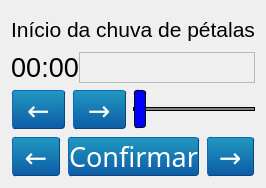
         <widget class="QWidget" name="tab_config_video">
          <attribute name="title">
           <string>Vídeo</string>
          </attribute>
          <layout class="QGridLayout" name="gridLayout_26" rowstretch="0,0">
           <item row="0" column="0">
            <layout class="QVBoxLayout" name="verticalLayout_7">
             <item>
              <layout class="QGridLayout" name="gridLayout_28" rowstretch="1,0">
               <property name="topMargin">
                <number>6</number>
               </property>
               <property name="horizontalSpacing">
                <number>0</number>
               </property>
               <property name="verticalSpacing">
                <number>10</number>
               </property>
               <item row="1" column="1">
                <layout class="QGridLayout" name="gridLayout_29">
                 <item row="0" column="0">
                  <widget class="QFrame" name="frame_video">
                   <property name="sizePolicy">
                    <sizepolicy hsizetype="Expanding" vsizetype="Preferred">
                     <horstretch>0</horstretch>
                     <verstretch>0</verstretch>
                    </sizepolicy>
                   </property>
                   <property name="frameShape">
                    <enum>QFrame::StyledPanel</enum>
                   </property>
                   <property name="frameShadow">
                    <enum>QFrame::Raised</enum>
                   </property>
                  </widget>
                 </item>
                </layout>
               </item>
               <item row="1" column="0">
                <layout class="QVBoxLayout" name="verticalLayout_8" stretch="2">
                 <item>
                  <widget class="QLabel" name="labelDuration2">
                   <property name="sizePolicy">
                    <sizepolicy hsizetype="Minimum" vsizetype="Minimum">
                     <horstretch>0</horstretch>
                     <verstretch>0</verstretch>
                    </sizepolicy>
                   </property>
                   <property name="font">
                    <font>
                     <pointsize>20</pointsize>
                    </font>
                   </property>
                   <property name="text">
                    <string>00:00</string>
                   </property>
                   <property name="alignment">
                    <set>Qt::AlignCenter</set>
                   </property>
                  </widget>
                 </item>
                </layout>
               </item>
               <item row="0" column="0" colspan="2">
                <widget class="QLabel" name="label_4">
                 <property name="sizePolicy">
                  <sizepolicy hsizetype="Expanding" vsizetype="Fixed">
                   <horstretch>0</horstretch>
                   <verstretch>0</verstretch>
                  </sizepolicy>
                 </property>
                 <property name="font">
                  <font>
                   <pointsize>16</pointsize>
                  </font>
                 </property>
                 <property name="text">
                  <string>Início da chuva de pétalas</string>
                 </property>
                 <property name="alignment">
                  <set>Qt::AlignCenter</set>
                 </property>
                </widget>
               </item>
              </layout>
             </item>
             <item>
              <layout class="QHBoxLayout" name="horizontalLayout_15">
               <item>
                <widget class="QPushButton" name="pushButton_7">
                 <property name="minimumSize">
                  <size>
                   <width>55</width>
                   <height>40</height>
                  </size>
                 </property>
                 <property name="styleSheet">
                  <string notr="true">    QPushButton
    {
    font: 20pt Aria, boldl;
    margin: 1px;
    border-color: #0c457e;
    border-style: outset;
    border-radius: 3px;
    border-width: 1px;
    color: white;
    background-color: qlineargradient(x1: 0, y1: 0, x2: 0, y2: 1, stop: 0 #2198c0, stop: 1 #0d5ca6);
    }

    QPushButton:pressed
    {
    background-color: qlineargradient(x1: 0, y1: 0, x2: 0, y2: 1, stop: 0 #0d5ca6, stop: 1 #2198c0);
    }</string>
                 </property>
                 <property name="text">
                  <string>←</string>
                 </property>
                </widget>
               </item>
               <item>
                <widget class="QPushButton" name="pushButton_8">
                 <property name="sizePolicy">
                  <sizepolicy hsizetype="Preferred" vsizetype="Fixed">
                   <horstretch>0</horstretch>
                   <verstretch>0</verstretch>
                  </sizepolicy>
                 </property>
                 <property name="minimumSize">
                  <size>
                   <width>55</width>
                   <height>40</height>
                  </size>
                 </property>
                 <property name="styleSheet">
                  <string notr="true">    QPushButton
    {
    font: 20pt Aria, boldl;
    margin: 1px;
    border-color: #0c457e;
    border-style: outset;
    border-radius: 3px;
    border-width: 1px;
    color: white;
    background-color: qlineargradient(x1: 0, y1: 0, x2: 0, y2: 1, stop: 0 #2198c0, stop: 1 #0d5ca6);
    }

    QPushButton:pressed
    {
    background-color: qlineargradient(x1: 0, y1: 0, x2: 0, y2: 1, stop: 0 #0d5ca6, stop: 1 #2198c0);
    }</string>
                 </property>
                 <property name="text">
                  <string>→</string>
                 </property>
                </widget>
               </item>
               <item>
                <widget class="QSlider" name="sliderVideo2">
                 <property name="sizePolicy">
                  <sizepolicy hsizetype="Expanding" vsizetype="Preferred">
                   <horstretch>0</horstretch>
                   <verstretch>0</verstretch>
                  </sizepolicy>
                 </property>
                 <property name="minimumSize">
                  <size>
                   <width>0</width>
                   <height>0</height>
                  </size>
                 </property>
                 <property name="layoutDirection">
                  <enum>Qt::LeftToRight</enum>
                 </property>
                 <property name="styleSheet">
                  <string notr="true">QSlider::groove:horizontal {
				border: 1px solid;
				background-color: grey;
				height: 2px;
				margin: 10px 0px;
			}
			QSlider::handle:horizontal {
				background-color: blue;
				border: 1px solid;
				border-style: outset;
				border-radius: 3px;
				height: 5px;
				width: 10px; 
				margin: -18px 0px;
			}</string>
                 </property>
                 <property name="orientation">
                  <enum>Qt::Horizontal</enum>
                 </property>
                 <property name="invertedAppearance">
                  <bool>false</bool>
                 </property>
                 <property name="tickPosition">
                  <enum>QSlider::NoTicks</enum>
                 </property>
                 <property name="tickInterval">
                  <number>1</number>
                 </property>
                </widget>
               </item>
              </layout>
             </item>
             <item>
              <layout class="QHBoxLayout" name="horizontalLayout_14">
               <item>
                <widget class="QPushButton" name="pushButton_4">
                 <property name="styleSheet">
                  <string notr="true">    QPushButton
    {
    font: 20pt Aria, boldl;
    margin: 1px;
    border-color: #0c457e;
    border-style: outset;
    border-radius: 3px;
    border-width: 1px;
    color: white;
    background-color: qlineargradient(x1: 0, y1: 0, x2: 0, y2: 1, stop: 0 #2198c0, stop: 1 #0d5ca6);
    }

    QPushButton:pressed
    {
    background-color: qlineargradient(x1: 0, y1: 0, x2: 0, y2: 1, stop: 0 #0d5ca6, stop: 1 #2198c0);
    }</string>
                 </property>
                 <property name="text">
                  <string notr="true">←</string>
                 </property>
                </widget>
               </item>
               <item>
                <widget class="QPushButton" name="pushButton_5">
                 <property name="styleSheet">
                  <string notr="true">    QPushButton
    {
    font: 20pt Aria, boldl;
    margin: 1px;
    border-color: #0c457e;
    border-style: outset;
    border-radius: 3px;
    border-width: 1px;
    color: white;
    background-color: qlineargradient(x1: 0, y1: 0, x2: 0, y2: 1, stop: 0 #2198c0, stop: 1 #0d5ca6);
    }

    QPushButton:pressed
    {
    background-color: qlineargradient(x1: 0, y1: 0, x2: 0, y2: 1, stop: 0 #0d5ca6, stop: 1 #2198c0);
    }</string>
                 </property>
                 <property name="text">
                  <string notr="true">Confirmar</string>
                 </property>
                </widget>
               </item>
               <item>
                <widget class="QPushButton" name="pushButton_6">
                 <property name="styleSheet">
                  <string notr="true">    QPushButton
    {
    font: 20pt Aria, boldl;
    margin: 1px;
    border-color: #0c457e;
    border-style: outset;
    border-radius: 3px;
    border-width: 1px;
    color: white;
    background-color: qlineargradient(x1: 0, y1: 0, x2: 0, y2: 1, stop: 0 #2198c0, stop: 1 #0d5ca6);
    }

    QPushButton:pressed
    {
    background-color: qlineargradient(x1: 0, y1: 0, x2: 0, y2: 1, stop: 0 #0d5ca6, stop: 1 #2198c0);
    }</string>
                 </property>
                 <property name="text">
                  <string notr="true">→</string>
                 </property>
                </widget>
               </item>
              </layout>
             </item>
            </layout>
           </item>
          </layout>
         </widget>
